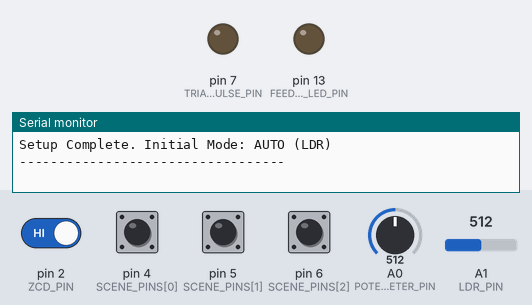
Simulated run of this sketch. Board: Arduino Uno, built with avr-gcc and run on an emulated ATmega328P. On the bench: output pins drawn as LEDs (lit = HIGH), the last lines printed to the serial monitor. Dashed ring = blinking. The test bench sets the inputs (shaded band); at power-on: pin 2 (ZCD_PIN), pin 4 (SCENE_PINS[0]), pin 5 (SCENE_PINS[1]), pin 6 (SCENE_PINS[2]) HIGH, A0 (POTENTIOMETER_PIN) = 512, A1 (LDR_PIN) = 512. EEPROM starts erased.

Above: at 1.7 s.
1.8 s: pin 5 (SCENE_PINS[1]) pulled LOW for 0.15 s
At 2.01 s:
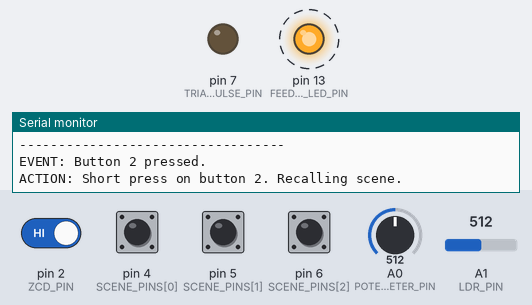
3.7 s: pin 6 (SCENE_PINS[2]) pulled LOW for 0.15 s
At 5.1 s:
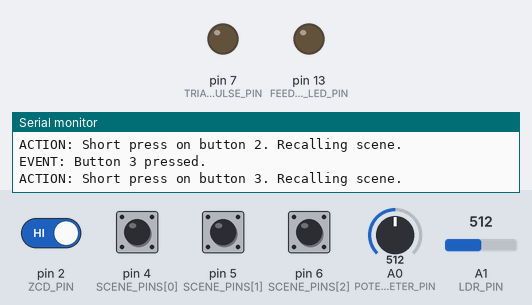
6.7 s: A0 (POTENTIOMETER_PIN) set to 716
8.2 s: pin 2 (ZCD_PIN) driven LOW and pin 4 (SCENE_PINS[0]) driven LOW
11.2 s: pin 4 (SCENE_PINS[0]) pulsed HIGH 5 times (0.12 s each, 0.3 s apart)
Timing chart, 0 to 16.7 s (numbered marks = the images above; inputs shaded):
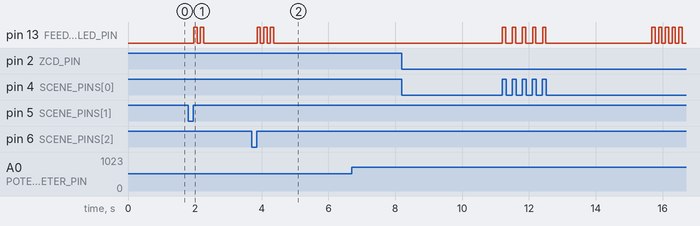

The sketch:

sketch_dimmer_phase03.ino
```cpp
/*
  Phase 3: AC light Dimmer with Scene Control
  - Priority: Manual Potentiometer > Scene Control > Auto LDR Mode
  - Short Press: Recalls a scene. Long Press: Saves a scene.
  - Scenes have a 30s timeout, Manual mode has a 10s timeout.
*/

#include <EEPROM.h>

// =================== Pin Definitions ===================
#define TRIAC_PULSE_PIN   7   // Output for TRIAC driver
#define ZCD_PIN           2   // Input from Zero-Crossing Detector (Interrupt 0)
#define POTENTIOMETER_PIN A0  // Input for manual control
#define LDR_PIN           A1  // Input for LDR sensor
const int SCENE_PINS[] = {4, 5, 6}; // Input pins for scenes
#define FEEDBACK_LED_PIN  13  // Built-in LED for feedback

// =================== Constants ===================
const int AC_FREQUENCY = 50;
const int AC_HALF_CYCLE_MICROS = 1000000 / (2 * AC_FREQUENCY); // 10000 us for 50Hz
const int MIN_DIM_DELAY = 1500;  // Minimum firing delay for max brightness
const int MAX_DIM_DELAY = AC_HALF_CYCLE_MICROS - 2000; // Max firing delay for min brightness
const long MANUAL_MODE_TIMEOUT = 10000; // 10 seconds for manual mode timeout
const long SCENE_MODE_TIMEOUT = 30000;  // 30 seconds for scene mode timeout
const long LONG_PRESS_DURATION = 3000;  // 3 seconds be considerede as a long press for saving a scene
const int POT_CHANGE_THRESHOLD = 10;   // Min change in pot value to trigger manual mode
const bool DETAILED_DEBUG = true;      // Enable/disable detailed serial logs

// =================== Scene Configuration ===================
const int NUM_SCENES = 3;
const int EEPROM_SCENES_START_ADDR = 0; // Start address for storing scenes in EEPROM
int sceneControlValues[NUM_SCENES];     // Stores scene brightness values (0-1023)

// Scene button state variables
unsigned long sceneButtonPressedTime[NUM_SCENES] = {0};
bool sceneActionTaken[NUM_SCENES] = {false}; // Flag to ensure action (save/recall) is taken only once per press

// =================== Global State Variables ===================
volatile int dimmingDelay = MAX_DIM_DELAY; // Start with the light off/dimmest
enum ControlMode { AUTO, MANUAL, SCENE };
ControlMode currentMode = AUTO;
ControlMode previousMode = AUTO; // To store the mode before a scene was activated

int controlValue = 0;             // The current master control value (0-1023)
int lastPotValue = 0;
unsigned long lastManualAdjustmentTime = 0;
unsigned long lastSceneActivationTime = 0;
int activeSceneIndex = -1;

// =================== Interrupt Service Routine ===================
void zeroCrossInterrupt() {
  delayMicroseconds(dimmingDelay);
  digitalWrite(TRIAC_PULSE_PIN, HIGH);
  delayMicroseconds(10);
  digitalWrite(TRIAC_PULSE_PIN, LOW);
}

// =================== Helper Functions ===================

// Provides visual feedback using the built-in LED
void giveFeedback(int blinks) {
  for (int i = 0; i < blinks; i++) {
    digitalWrite(FEEDBACK_LED_PIN, HIGH);
    delay(100);
    digitalWrite(FEEDBACK_LED_PIN, LOW);
    delay(100);
  }
}

// Converts ControlMode enum to a printable string for logging
const char* controlModeToString(ControlMode mode) {
  switch (mode) {
    case MANUAL: return "MANUAL";
    case SCENE:  return "SCENE";
    case AUTO:   return "AUTO (LDR)";
    default:     return "UNKNOWN";
  }
}

// Loads scene values from EEPROM at startup
void loadScenesFromEEPROM() {
  Serial.println(F("EEPROM: Loading scenes..."));
  for (int i = 0; i < NUM_SCENES; ++i) {
    int address = EEPROM_SCENES_START_ADDR + i * sizeof(int);
    EEPROM.get(address, sceneControlValues[i]);
    // Validate the loaded value. If it's invalid (uninitialized EEPROM returns 0xFFFF) or out of range, set a default.
    if (sceneControlValues[i] < 0 || sceneControlValues[i] > 1023) {
      if (DETAILED_DEBUG) {
        Serial.print(F("  -> Scene ")); Serial.print(i + 1);
        Serial.print(F(" is invalid/uninitialized. Setting to default."));
      }
      // Set some reasonable default values
      if (i == 0) sceneControlValues[i] = 1023; // Full brightness
      else if (i == 1) sceneControlValues[i] = 512;  // Medium brightness
      else sceneControlValues[i] = 100; // Low brightness
      EEPROM.put(address, sceneControlValues[i]); // Save the new default value
      if(DETAILED_DEBUG) { Serial.print(F(" Value: ")); Serial.println(sceneControlValues[i]); }
    } else {
      if (DETAILED_DEBUG) {
        Serial.print(F("  -> Scene ")); Serial.print(i + 1);
        Serial.print(F(" loaded with value: ")); Serial.println(sceneControlValues[i]);
      }
    }
  }
}

// Saves a single scene's control value to EEPROM
void saveSceneToEEPROM(int sceneIndex, int value) {
  if (sceneIndex < 0 || sceneIndex >= NUM_SCENES) return;
  sceneControlValues[sceneIndex] = constrain(value, 0, 1023);
  int address = EEPROM_SCENES_START_ADDR + sceneIndex * sizeof(int);
  EEPROM.put(address, sceneControlValues[sceneIndex]);
  if (DETAILED_DEBUG) {
    Serial.print(F("EEPROM: Scene ")); Serial.print(sceneIndex + 1);
    Serial.print(F(" saved with value: ")); Serial.println(sceneControlValues[sceneIndex]);
  }
  giveFeedback(5); // Give strong feedback for save confirmation
}

// =================== Main Setup ===================
void setup() {
  Serial.begin(9600);
  Serial.println(F("\n----------------------------------"));
  Serial.println(F("AC Dimmer with Scene Control - Initializing..."));
  Serial.println(F("----------------------------------"));

  pinMode(TRIAC_PULSE_PIN, OUTPUT);
  digitalWrite(TRIAC_PULSE_PIN, LOW);
  pinMode(ZCD_PIN, INPUT_PULLUP);
  pinMode(POTENTIOMETER_PIN, INPUT);
  pinMode(LDR_PIN, INPUT);
  pinMode(FEEDBACK_LED_PIN, OUTPUT);
  for (int i = 0; i < NUM_SCENES; i++) {
    pinMode(SCENE_PINS[i], INPUT_PULLUP);
  }

  lastPotValue = analogRead(POTENTIOMETER_PIN);

  if (DETAILED_DEBUG) {
    Serial.println(F("\n--- Configuration ---"));
    Serial.print(F("AC Frequency: ")); Serial.println(AC_FREQUENCY);
    Serial.print(F("Initial Potentiometer Value: ")); Serial.println(lastPotValue);
    Serial.println(F("--- End of Configuration ---\n"));
  }

  loadScenesFromEEPROM();

  // Attach the interrupt after setup is complete
  attachInterrupt(digitalPinToInterrupt(ZCD_PIN), zeroCrossInterrupt, RISING);

  Serial.println(F("\nSetup Complete. Initial Mode: AUTO (LDR)"));
  //Serial.print(F("Current Mode: ")); Serial.println(controlModeToString(currentMode));
  Serial.println(F("----------------------------------"));
}

// =================== Main Loop ===================
void loop() {
  unsigned long currentTime = millis();

  // 1. Handle Scene Buttons (This has priority over AUTO mode, but not MANUAL pot adjustment)
  for (int i = 0; i < NUM_SCENES; i++) {
    if (digitalRead(SCENE_PINS[i]) == LOW) { // Button is pressed
      if (sceneButtonPressedTime[i] == 0) { // First moment the button is detected as pressed
        sceneButtonPressedTime[i] = currentTime;
        sceneActionTaken[i] = false;
        if(DETAILED_DEBUG) { Serial.print(F("EVENT: Button " )); Serial.print(i+1); Serial.println(F(" pressed."));}
      }
      // Check for long press
      if (!sceneActionTaken[i] && (currentTime - sceneButtonPressedTime[i] > LONG_PRESS_DURATION)) {
        Serial.print(F("ACTION: Long press on button ")); Serial.print(i + 1); Serial.println(F(". Saving current state as a scene."));
        saveSceneToEEPROM(i, controlValue); // Save the current brightness value
        sceneActionTaken[i] = true; // Mark that we've acted on this press
      }
    } else { // Button is not pressed (released)
      if (sceneButtonPressedTime[i] != 0) { // It was previously pressed
        if (!sceneActionTaken[i]) { // And no action was taken, so it's a short press
            Serial.print(F("ACTION: Short press on button ")); Serial.print(i + 1); Serial.println(F(". Recalling scene."));
            if (currentMode != SCENE) { // Store the mode we are coming from
                previousMode = currentMode;
            }
            currentMode = SCENE;
            activeSceneIndex = i;
            lastSceneActivationTime = currentTime;
            giveFeedback(i + 1);
        }
        sceneButtonPressedTime[i] = 0; // Reset the timer for this button
      }
    }
  }

  // 2. Handle Potentiometer Override (Highest Priority)
  int currentPotValue = analogRead(POTENTIOMETER_PIN);
  if (abs(currentPotValue - lastPotValue) > POT_CHANGE_THRESHOLD) {
    if (currentMode != MANUAL) {
        Serial.print(F("STATE_CHANGE: Potentiometer moved. Overriding to MANUAL mode. From: "));
        Serial.println(controlModeToString(currentMode));
    }
    currentMode = MANUAL;
    lastManualAdjustmentTime = currentTime;
    lastPotValue = currentPotValue;
    activeSceneIndex = -1; // Deactivate any active scene
  }

  // 3. Handle Timeouts
  if (currentMode == MANUAL && (currentTime - lastManualAdjustmentTime > MANUAL_MODE_TIMEOUT)) {
    Serial.print(F("TIMEOUT: Manual mode expired. Reverting to AUTO mode. Was: "));
    Serial.println(controlModeToString(currentMode));
    currentMode = AUTO;
  }
  if (currentMode == SCENE && (currentTime - lastSceneActivationTime > SCENE_MODE_TIMEOUT)) {
    Serial.print(F("TIMEOUT: Scene mode expired. Reverting to previous mode: "));
    Serial.println(controlModeToString(previousMode));
    currentMode = previousMode;
    activeSceneIndex = -1;
  }

  // 4. Determine final control value based on the current mode
  switch (currentMode) {
    case MANUAL:
      controlValue = lastPotValue;
      break;
    case SCENE:
      if (activeSceneIndex != -1) {
        controlValue = sceneControlValues[activeSceneIndex];
      }
      break;
    case AUTO:
      int ldrValue = analogRead(LDR_PIN);
      // Map LDR value (typically ~10 in dark, ~975 in bright) to brightness (0-1023)
      // We want high LDR reading (bright room) to result in low brightness, and vice versa.
      controlValue = map(ldrValue, 10, 975, 1023, 0); // Inverting the mapping
      break;
  }

  // 5. Calculate and safely update the global dimmingDelay
  // constrain() ensures the value is within the 0-1023 range before mapping.
  int newDimmingDelay = map(constrain(controlValue, 0, 1023), 0, 1023, MAX_DIM_DELAY, MIN_DIM_DELAY);

  // Disable interrupts temporarily to safely update the volatile variable
  noInterrupts();
  dimmingDelay = newDimmingDelay;
  interrupts();

  delay(20); // Small delay to prevent the loop from running too fast and debouncing
}
```

Measured:
- after the input at 1.8 s, pin 13 (FEEDBACK_LED_PIN): alternates HIGH for 0.10 s and LOW for 0.10 s, 4 changes in all, then stays LOW, starting after 0.17 s
- after the input at 3.7 s, pin 13 (FEEDBACK_LED_PIN): alternates HIGH for 0.10 s and LOW for 0.10 s, 6 changes in all, then stays LOW, starting after 0.16 s
